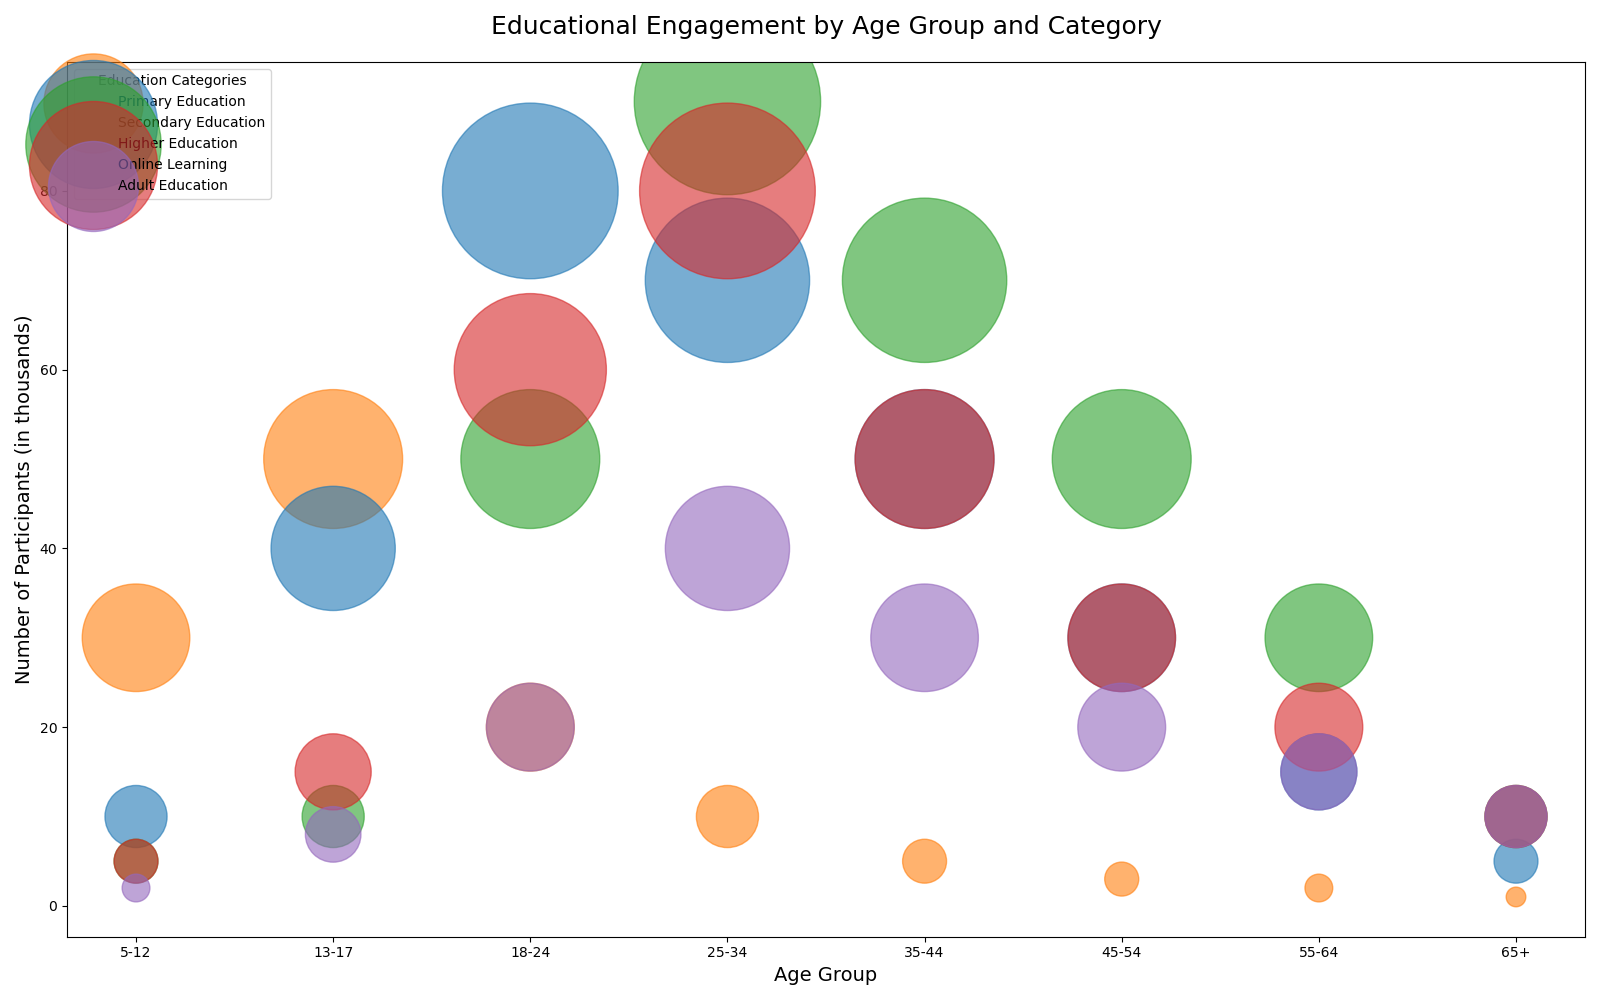

This figure's Python source:

import matplotlib.pyplot as plt
import numpy as np

# Data
age_groups = ['5-12', '13-17', '18-24', '25-34', '35-44', '45-54', '55-64', '65+']
primary_education = [30, 50, 20, 10, 5, 3, 2, 1]
secondary_education = [10, 40, 80, 70, 50, 30, 15, 5]
higher_education = [5, 10, 50, 90, 70, 50, 30, 10]
online_learning = [5, 15, 60, 80, 50, 30, 20, 10]
adult_education = [2, 8, 20, 40, 30, 20, 15, 10]

# Bubble sizes
bubble_scale = 200
primary_sizes = np.array(primary_education) * bubble_scale
secondary_sizes = np.array(secondary_education) * bubble_scale
higher_sizes = np.array(higher_education) * bubble_scale
online_sizes = np.array(online_learning) * bubble_scale
adult_sizes = np.array(adult_education) * bubble_scale

fig, ax = plt.subplots(figsize=(16, 10))  # Set the width and height of the chart

# Create scatter points for each educational category
ax.scatter(age_groups, primary_education, s=primary_sizes, color='#ff7f0e', alpha=0.6, label='Primary Education')
ax.scatter(age_groups, secondary_education, s=secondary_sizes, color='#1f77b4', alpha=0.6, label='Secondary Education')
ax.scatter(age_groups, higher_education, s=higher_sizes, color='#2ca02c', alpha=0.6, label='Higher Education')
ax.scatter(age_groups, online_learning, s=online_sizes, color='#d62728', alpha=0.6, label='Online Learning')
ax.scatter(age_groups, adult_education, s=adult_sizes, color='#9467bd', alpha=0.6, label='Adult Education')

# Chart title and labels
ax.set_title('Educational Engagement by Age Group and Category', fontsize=18, pad=20)
ax.set_xlabel('Age Group', fontsize=14)
ax.set_ylabel('Number of Participants (in thousands)', fontsize=14)

# Legend
ax.legend(loc='upper left', title='Education Categories')

plt.tight_layout()
plt.show()
